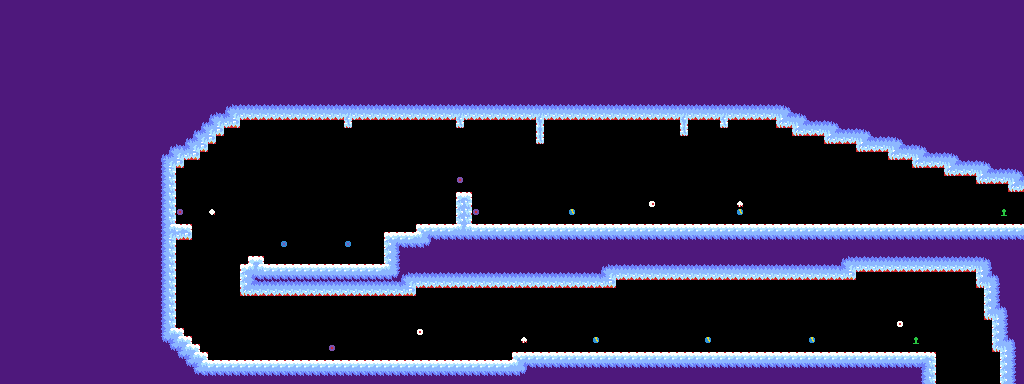

Rendered tile map (Tiled .tmx) drawn with the repository's tilesets; below, a short description and the map source with its tile grids summarised:
An orthogonal 128x48 tile map with 8x8 px tiles, 6 tile layers (bg, fg, entity, draft, ...), 2 tilesets.

<map version="1.9" tiledversion="1.9.2" orientation="orthogonal" renderorder="right-down" width="128" height="48" tilewidth="8" tileheight="8" infinite="0" nextlayerid="7" nextobjectid="1">
 <editorsettings>
  <export target="../../assets/world/room/ice5.json" format="json" />
 </editorsettings>
 <tileset firstgid="1" source="../rules/tools/tools.tsx" />
 <tileset firstgid="325" source="../tilesets/ice.tsx" />
 <layer id="1" name="bg" width="128" height="48">
  <data>[6144 cells, 0 non-empty, 0 distinct tile ids]</data>
 </layer>
 <layer id="2" name="fg" width="128" height="48">
  <data>[6144 cells, 0 non-empty, 0 distinct tile ids]</data>
 </layer>
 <layer id="3" name="entity" width="128" height="48">
  <data>[6144 cells, 19 non-empty, 8 distinct tile ids]</data>
 </layer>
 <layer id="4" name="draft" width="128" height="48">
  <data>[6144 cells, 3898 non-empty, 1 distinct tile ids]</data>
 </layer>
 <layer id="5" name="bg_draft" width="128" height="48">
  <data>[6144 cells, 0 non-empty, 0 distinct tile ids]</data>
 </layer>
 <layer id="6" name="map" width="128" height="48">
  <data>[6144 cells, 3898 non-empty, 28 distinct tile ids]</data>
 </layer>
</map>
